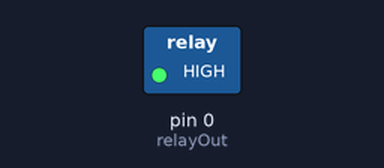
Simulated run of this sketch. Board: Arduino Uno, built with avr-gcc and run on an emulated ATmega328P. Shown: switched loads named in the sketch (green lamp = pin HIGH).

Above: at 0.15 s.
At 1.05 s:
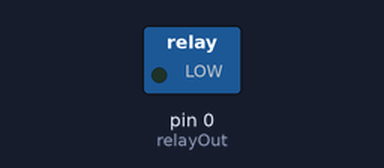
Timing chart, 0 to 2.6 s (numbered marks = the images above):
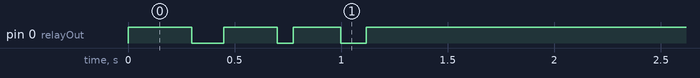

The sketch:

picoPowerFlicker.ino
```cpp
int relayOut = 0;
bool triggered = false;
void setup() {
  // put your setup code here, to run once:
  pinMode(relayOut, OUTPUT);
  digitalWrite(relayOut, LOW);
}

void loop() {
  if(triggered == false){
  digitalWrite(relayOut, HIGH);
  delay(300);
  digitalWrite(relayOut, LOW);
  delay(150);
  digitalWrite(relayOut, HIGH);
  delay(250);
  digitalWrite(relayOut, LOW);
  delay(75);
  digitalWrite(relayOut, HIGH);
  delay(222);
  digitalWrite(relayOut, LOW);
  delay(121);
  digitalWrite(relayOut, HIGH);
  // put your main code here, to run repeatedly:
  triggered = true;
  }

}
```

Measured:
- by itself, pin 0 (relayOut): goes HIGH 0.30 s, LOW 0.15 s, HIGH 0.25 s, LOW 0.08 s, HIGH 0.22 s, LOW 0.12 s, then HIGH
